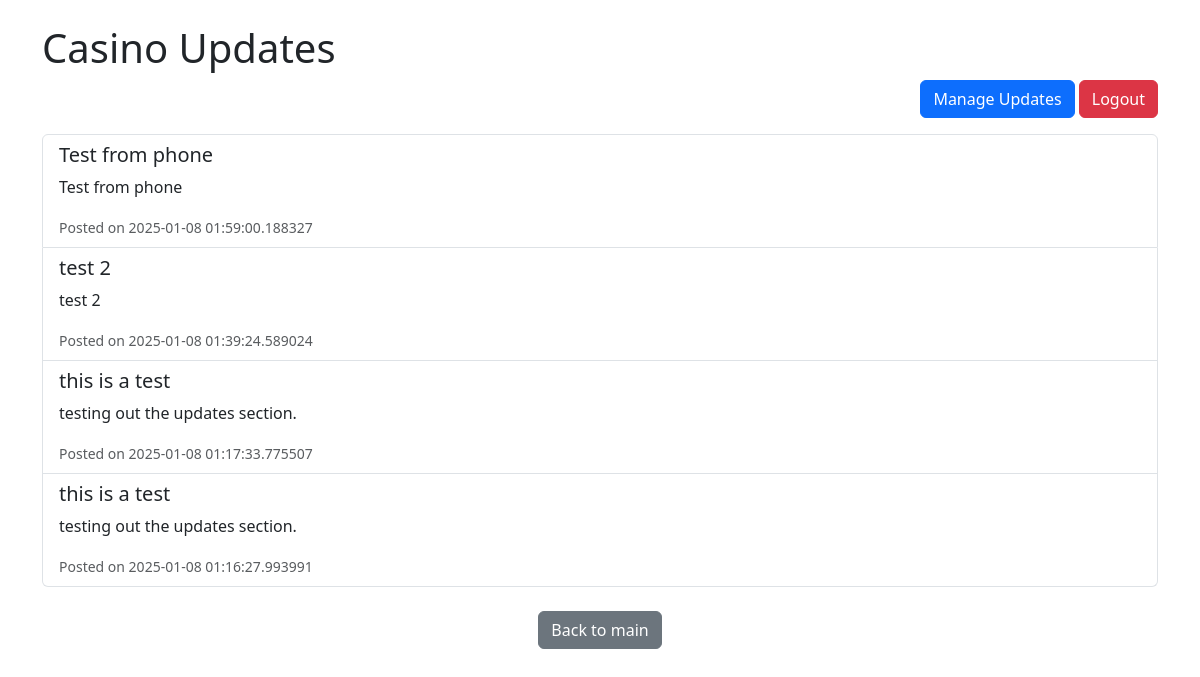
Page /updates (signed in) on the committed database.
### app.py (models this page shows)
class CasinoUpdate(db.Model):
    id = db.Column(db.Integer, primary_key=True)
    title = db.Column(db.String(100), nullable=False)
    content = db.Column(db.Text, nullable=False)
    date_posted = db.Column(db.DateTime, default=datetime.utcnow)

### app.py (the view)
@app.route('/updates')
def updates():
    updates = CasinoUpdate.query.order_by(CasinoUpdate.date_posted.desc()).all()
    is_admin = session.get('user_role') == 'admin'
    return render_template('updates.html', updates=updates, is_admin=is_admin)

### templates/updates.html (shortened to what this page needs)
<!DOCTYPE html>
<html lang="en">
<head>
    <link rel="stylesheet" href="https://cdn.jsdelivr.net/npm/bootstrap@5.3.0/dist/css/bootstrap.min.css">
</head>
<body class="container mt-4">
    <h1>Casino Updates</h1>
    <div class="text-end">
        {% if is_admin %}
        <a href="/admin/updates" class="btn btn-primary">Manage Updates</a>
        <a href="/logout" class="btn btn-danger">Logout</a>
        {% else %}
        <a href="/login" class="btn btn-secondary">Admin Login</a>
        {% endif %}
    </div>
    <ul class="list-group mt-3">
        {% for update in updates %}
        <li class="list-group-item">
            <h5>{{ update.title }}</h5>
            <p>{{ update.content }}</p>
            <small class="text-muted">Posted on {{ update.date_posted }}</small>
        </li>
        {% endfor %}
    </ul>
    <div class="text-center mt-4">
        <a href="/" class="btn btn-secondary">Back to main</a>
    </div>
</body>
</html>

### rows in the picture
CasinoUpdate: title "Test from phone", content "Test from phone", date_posted "2025-01-08 01:59:00.188327"
CasinoUpdate: title "test 2", content "test 2", date_posted "2025-01-08 01:39:24.589024"
CasinoUpdate: title "this is a test", content "testing out the updates section.", date_posted "2025-01-08 01:17:33.775507"
CasinoUpdate: title "this is a test", content "testing out the updates section.", date_posted "2025-01-08 01:16:27.993991"
